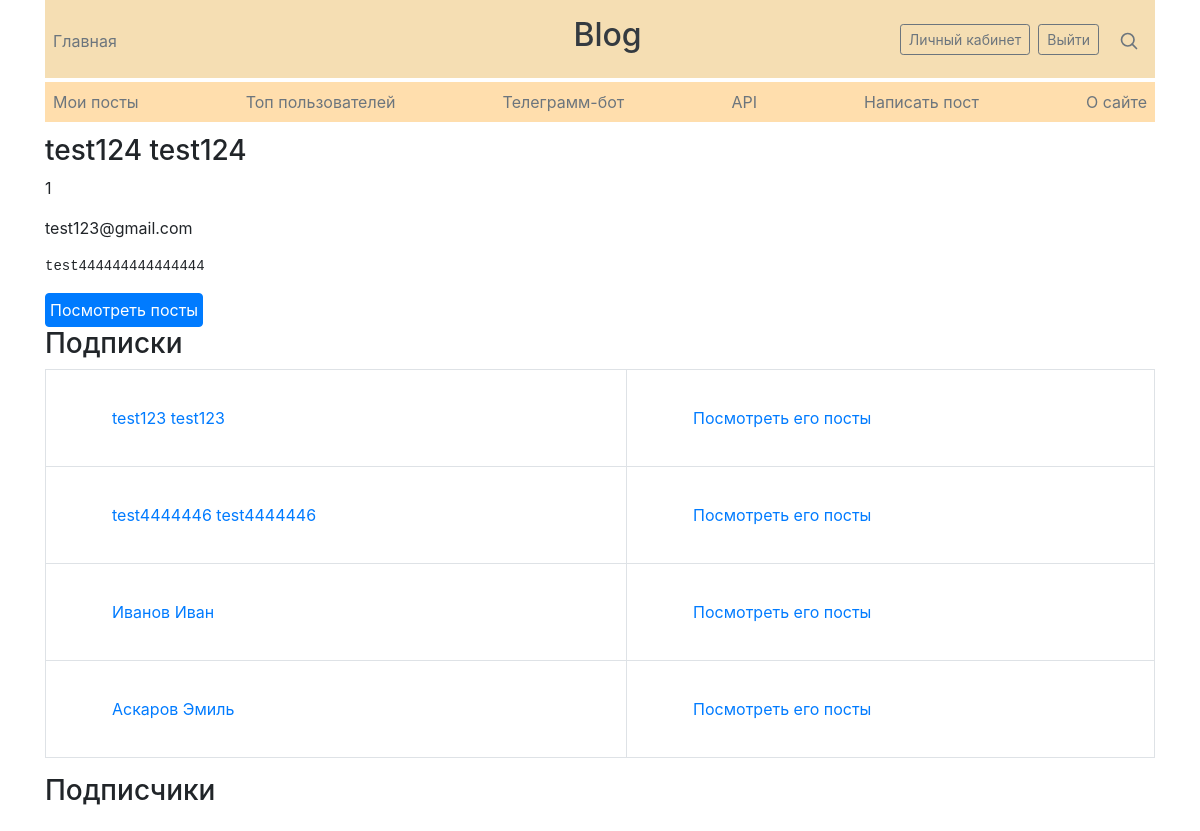
/users/1 (signed in), run on an earlier commit of the app's database.
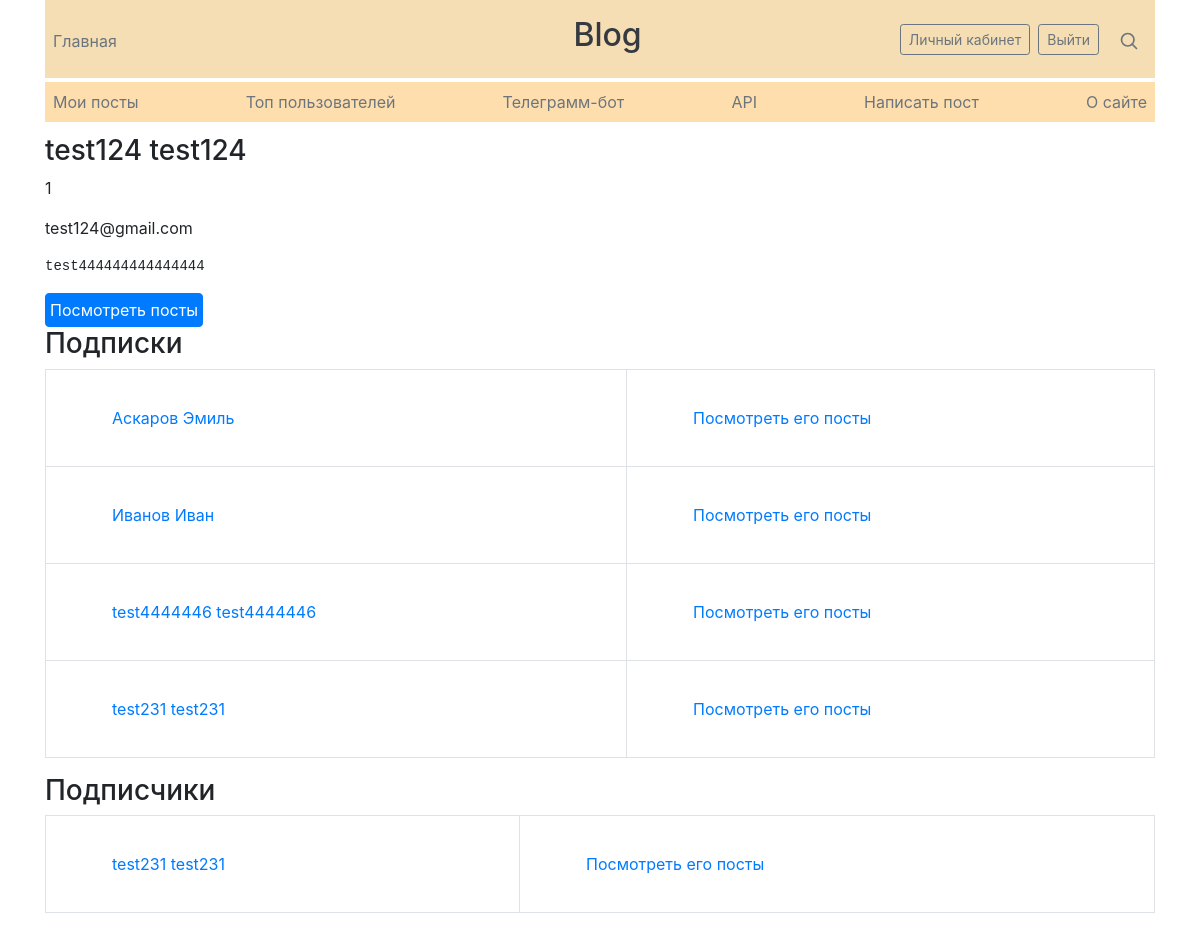
And on a later commit of the database.
### data/users.py (models this page shows, shortened)
class User(SqlAlchemyBase, UserMixin, SerializerMixin):
    __tablename__ = 'users'
    id = sqlalchemy.Column(sqlalchemy.Integer,
                           primary_key=True, autoincrement=True)
    surname = sqlalchemy.Column(sqlalchemy.String, nullable=True)
    name = sqlalchemy.Column(sqlalchemy.String, nullable=True)
    about = sqlalchemy.Column(sqlalchemy.String, nullable=True)
    email = sqlalchemy.Column(sqlalchemy.String,
                              index=True, unique=True, nullable=True)
    hashed_password = sqlalchemy.Column(sqlalchemy.String, nullable=True)
    posts = orm.relation("Post", back_populates='author')
    followed = orm.relationship('User',
                                secondary=followers,
                                primaryjoin=(followers.c.follower_id == id),
                                secondaryjoin=(followers.c.followed_id == id),
                                backref=orm.backref('followers',
                                                    lazy='dynamic'),
                                lazy='dynamic')
    subscribed = orm.relationship('User',
                                  secondary=subscribers,
                                  primaryjoin=(
                                          subscribers.c.subscriber_id == id),
                                  secondaryjoin=(
                                          subscribers.c.subscribed_id == id),
                                  backref=orm.backref('subscribers',
                                                      lazy='dynamic'),
                                  lazy='dynamic')
    def is_following(self, user):
        return self.followed.filter(followers.c.followed_id == user.id).count()

### main.py (the view)
@app.route("/users/<int:id>")
def user_by_id(id):
    db_sess = db_session.create_session()
    user = db_sess.query(User).get(id)
    cur_user = db_sess.query(User).get(current_user.id)  # Текущий пользователь
    if not user:
        abort(404)
    return render_template("user.html",
                           title=f'{user.name} {user.surname}', user=user,
                           is_subscribed=cur_user.is_following(user),
                           is_cur_user=(id == current_user.id))

### data/db_session.py (called while the page is built)
def create_session() -> Session:
    global __factory
    return __factory()

### main.py (called while the page is built)
@login_manager.user_loader
def load_user(user_id):
    db_sess = db_session.create_session()
    return db_sess.query(User).get(user_id)

### templates/user.html (shortened to what this page needs)
{% extends "base.html" %}
{% block content %}
<h3>{{ user.surname }} {{ user.name }}</h3>
<p>{{ user.id }}</p>
<p>{{ user.email }}</p>
<pre>{{ user.about }}</pre>
<a class="btn btn-primary p-1" href="/posts/users/{{ user.id }}">Посмотреть посты</a>
<h3>Подписки</h3>
<table class="table table-bordered">
    {% for user1 in user.followed %}
    <tr>
        <td>
            <a href="/users/{{ user1.id }}">{{ user1.surname }} {{ user1.name }}</a>
        </td>
        <td>
            <a href="/posts/users/{{ user1.id }}">Посмотреть его посты</a>
        </td>
    </tr>
    {% endfor %}
</table>
<h3>Подписчики</h3>
<table class="table table-bordered">
    {% for user1 in user.subscribed %}
    <tr>
        <td>
            <a href="/users/{{ user1.id }}">{{ user1.surname }} {{ user1.name }}</a>
        </td>
        <td>
            <a href="/posts/users/{{ user1.id }}">Посмотреть его посты</a>
        </td>
    </tr>
    {% endfor %}
</table>
{% endblock %}

What changed in the data, as far as the page shows it:
changed User "test124": email "test123@gmail.com" → "test124@gmail.com"
shown differently, row unchanged: User "Аскаров": moves up the list
shown differently, row unchanged: User "Иванов": moves up the list
shown differently, row unchanged: User "test4444446": moves down the list
now on one of the page's lists (row edited): User: surname "test231", name "test231"
changed User: surname "test123" → "test231"; name "test123" → "test231"
